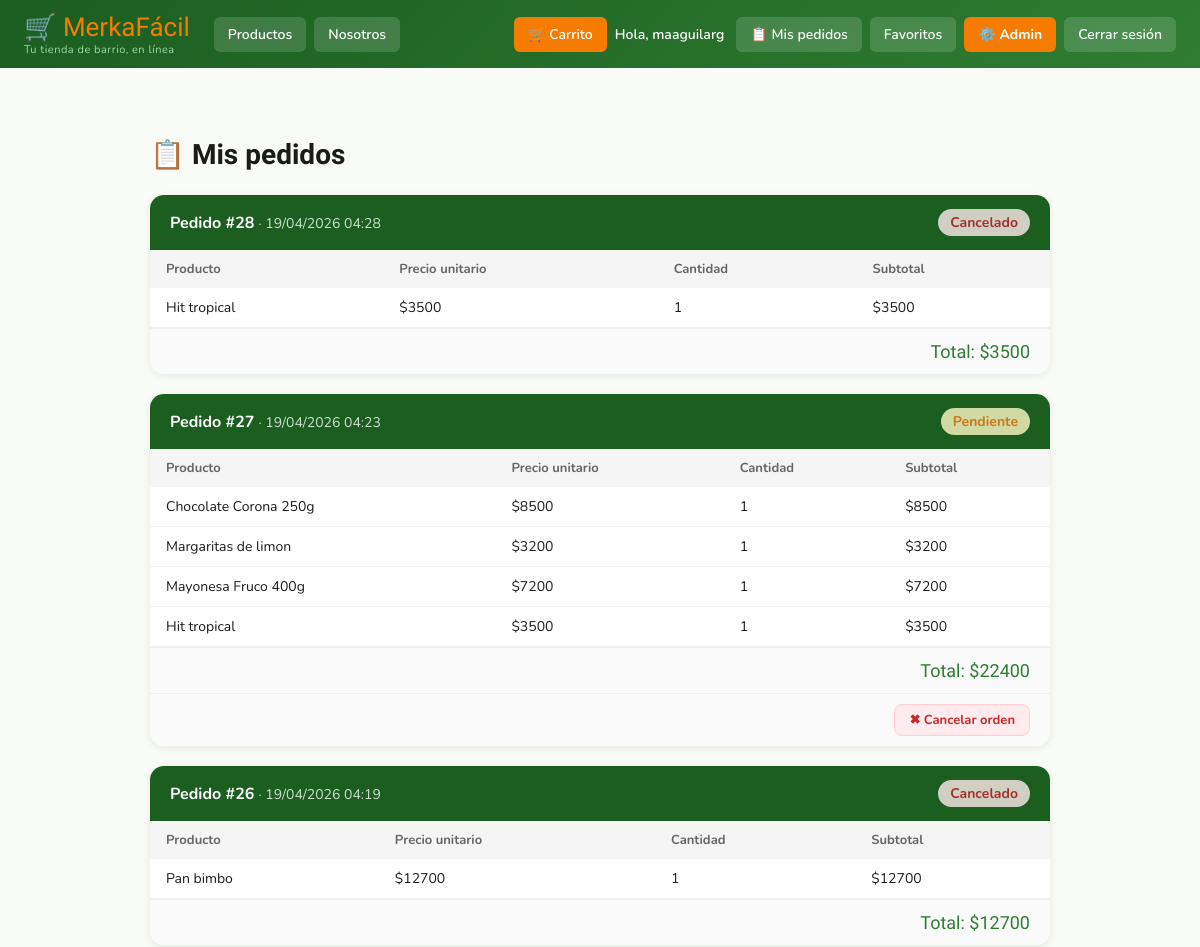
The app's page /cart/orders/ (signed in, upper part), older data.
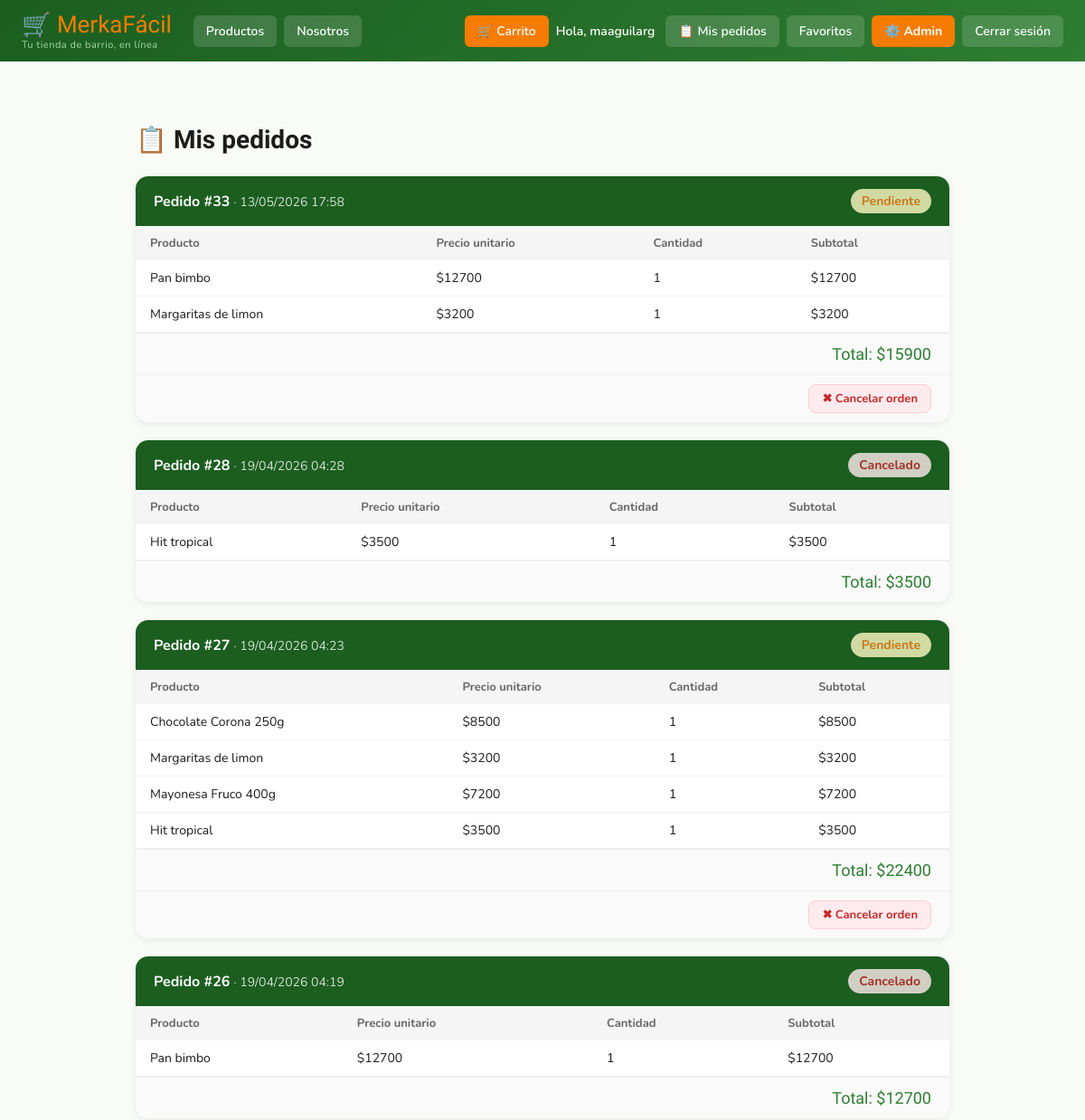
The same page, newer data.
### cart/models.py (models this page shows, shortened)
class Order(models.Model):
    STATUS_CHOICES = [
        ("pending", "Pendiente"),
        ("processing", "En proceso"),
        ("delivered", "Entregado"),
        ("cancelled", "Cancelado"),
    ]
    DELIVERY_CHOICES = [
        ("pickup", "Recoger en la tienda"),
        ("delivery", "Delivery"),
    ]
    PAYMENT_CHOICES = [
        ("cash", "Efectivo"),
        ("card", "Tarjeta"),
    ]
    user = models.ForeignKey(User, on_delete=models.CASCADE, related_name="orders")
    date = models.DateTimeField(auto_now_add=True)
    total = models.DecimalField(max_digits=10, decimal_places=0)
    status = models.CharField(max_length=20, choices=STATUS_CHOICES, default="pending")
    delivery_method = models.CharField(max_length=20, choices=DELIVERY_CHOICES, null=True, blank=True)
    payment_method = models.CharField(max_length=20, choices=PAYMENT_CHOICES, null=True, blank=True)
    class Meta:
        ordering = ["-date"]
        verbose_name = "Pedido"
        verbose_name_plural = "Pedidos"

class OrderItem(models.Model):
    order = models.ForeignKey(Order, on_delete=models.CASCADE, related_name="items")
    product_id = models.IntegerField()
    name = models.CharField(max_length=200)
    price = models.DecimalField(max_digits=10, decimal_places=0)
    quantity = models.IntegerField()
    image = models.CharField(max_length=500, blank=True)
    def subtotal(self):
        return self.price * self.quantity

### cart/views.py (the view)
# urls.py: path("orders/", views.my_orders, name="my_orders"),
@login_required
def my_orders(request):
    orders = Order.objects.filter(user=request.user)
    return render(request, "cart/Orders.html", {"orders": orders})

### cart/cart.py (called while the page is built)
    def total_items(self):
        return sum(item["quantity"] for item in self.cart.values())

### cart/context_processors.py (called while the page is built)
def cart_count(request):
    cart = Cart(request)
    return {'cart_count': cart.total_items()}

### cart/templates/cart/Orders.html (shortened to what this page needs)
{% extends "base.html" %}
{% block content %}
<div class="orders-container">
    <h2>📋 Mis pedidos</h2>
    {% if orders %}
        {% for order in orders %}
        <div class="order-card">
            <div class="order-header">
                <div>
                    <strong>Pedido #{{ order.id }}</strong>
                    <span>· {{ order.date|date:"d/m/Y H:i" }}</span>
                </div>
                <span class="status-badge status-{{ order.status }}">
                    {{ order.get_status_display }}
                </span>
            </div>
            <table>
                <thead>
                    <tr>
                        <th>Producto</th>
                        <th>Precio unitario</th>
                        <th>Cantidad</th>
                        <th>Subtotal</th>
                    </tr>
                </thead>
                <tbody>
                    {% for item in order.items.all %}
                    <tr>
                        <td>{{ item.name }}</td>
                        <td>${{ item.price|floatformat:0 }}</td>
                        <td>{{ item.quantity }}</td>
                        <td>${{ item.subtotal|floatformat:0 }}</td>
                    </tr>
                    {% endfor %}
                </tbody>
            </table>
            <div class="order-total">Total: ${{ order.total|floatformat:0 }}</div>
            {% if order.status == "pending" %}
            {% url 'cancel_order' order.id as cancel_url %}
            <div class="cancel-footer">
                <button
                    class="btn-cancel-order"
                    data-cancel-url="{{ cancel_url }}"
                    data-order-id="{{ order.id }}"
                    data-order-ts="{{ order.date|date:'U' }}"
                    onclick="confirmCancelOrder(this.dataset.cancelUrl, this.dataset.orderId, this.dataset.orderTs)"
                >
                    ✖ Cancelar orden
                </button>
            </div>
            {% endif %}
        </div>
        {% endfor %}
    {% endif %}
</div>
{% endblock %}

Row changes from the older to the newer data that the page shows:
added Order: id "33", date "13/05/2026 17:58", status "Pendiente", total "15900"
added OrderItem: name "Pan bimbo", price "12700", quantity "1", subtotal "12700", shown under "33"
added OrderItem: name "Margaritas de limon", price "3200", quantity "1", subtotal "3200", shown under "33"
